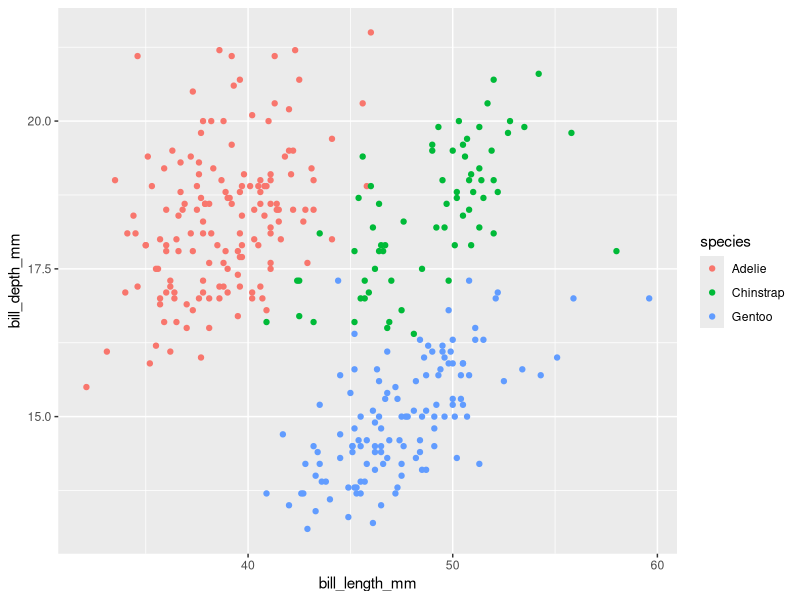
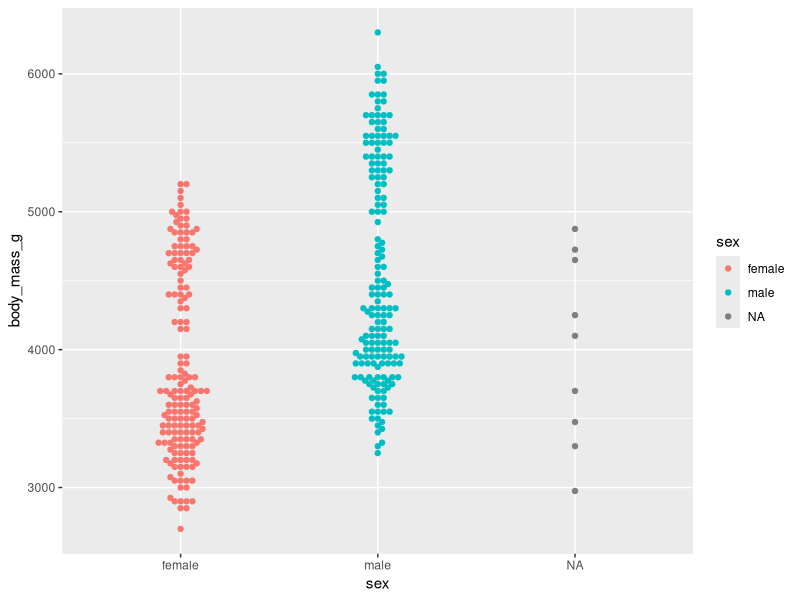
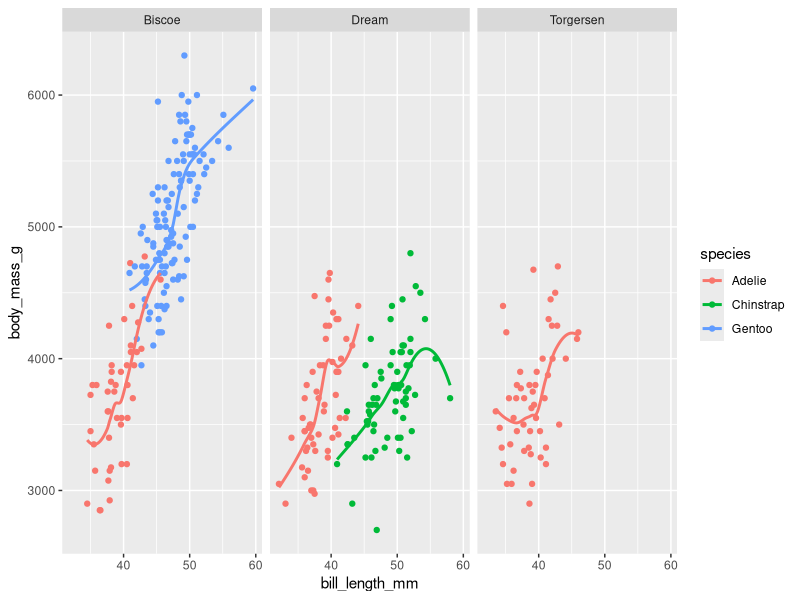
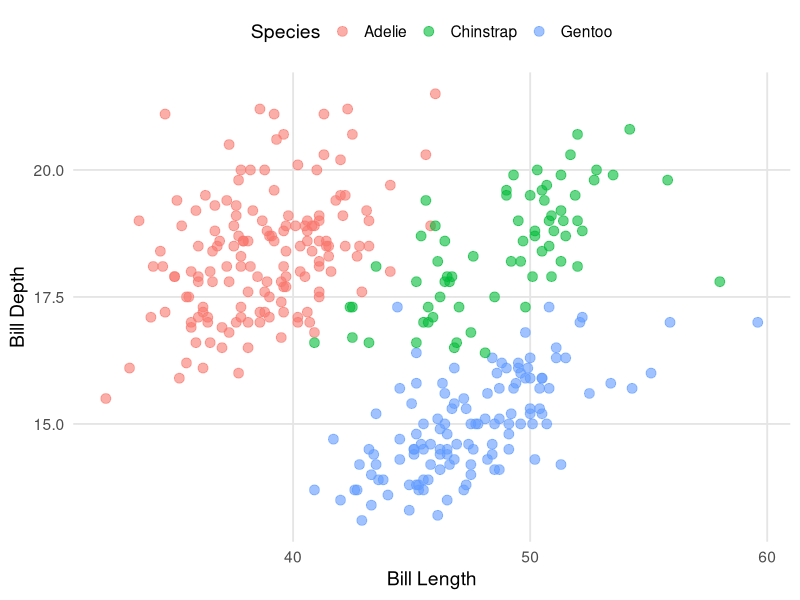

Reproduce these figures in R, in order.
library(ggplot2)
library(ggbeeswarm)
library(palmerpenguins)

ggplot(penguins) + geom_point(aes (x= bill_length_mm,y= bill_depth_mm, colour = species))

ggplot(penguins, aes(x = sex, y = body_mass_g, colour = sex)) +
  geom_beeswarm()

library(ggplot2)
library(palmerpenguins)

ggplot(penguins, aes(x = bill_length_mm, y = body_mass_g, colour = species)) +
  geom_point() +
  geom_smooth(se = FALSE) +
  facet_wrap(~ island)

ggplot(penguins, aes(x = bill_length_mm, y = bill_depth_mm, colour = species)) +
  geom_point(size = 3, alpha = 0.6) +  # size and transparency to match the visual
  scale_colour_manual(values = c(
    "Adelie" = "#F8766D",    # red-ish
    "Chinstrap" = "#00BA38", # green-ish
    "Gentoo" = "#619CFF"     # blue-ish
  )) +
  labs(
    x = "Bill Length",
    y = "Bill Depth",
    colour = "Species"
  ) +
  theme_minimal(base_size = 14) +       # clean minimal theme
  theme(
    legend.position = "top",             # legend above plot
    panel.grid.major = element_line(colour = "grey90"), 
    panel.grid.minor = element_blank()
  )
